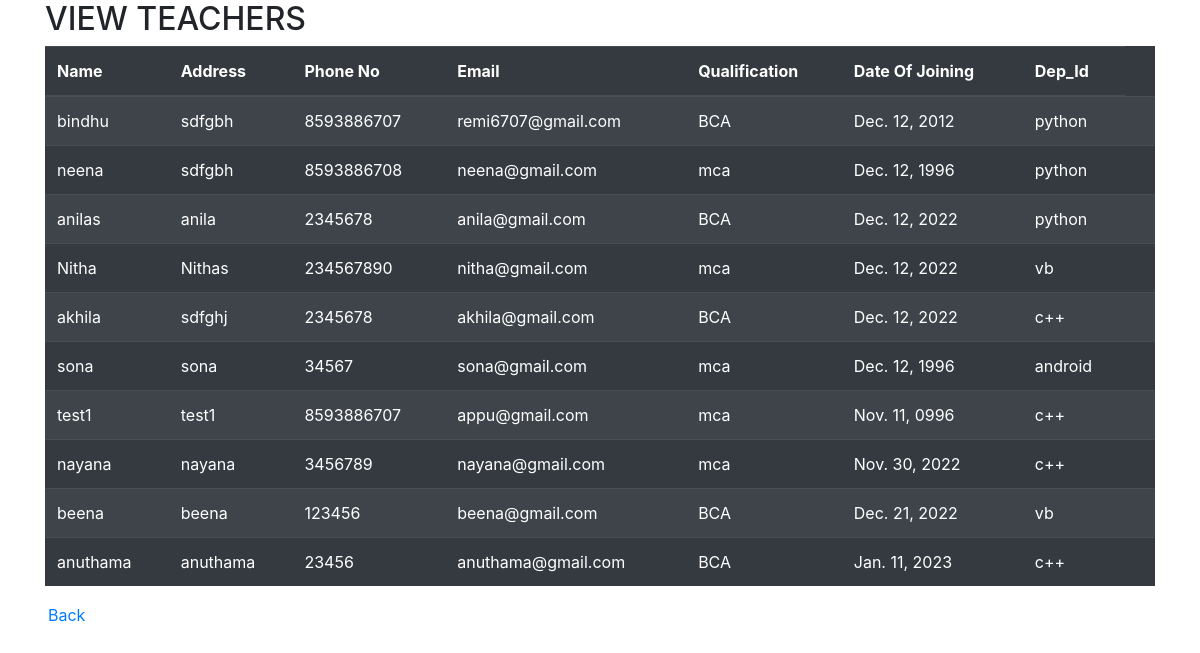
The app's page /teacherview/ with its own data.
### myapp/models.py (models this page shows)
class User(AbstractUser):
    name=models.CharField(max_length=100,verbose_name="Name")
    address=models.CharField(max_length=100,verbose_name="Address")
    phoneno=models.IntegerField(verbose_name="Phone")
    email=models.EmailField(verbose_name="Email")
    age=models.IntegerField(verbose_name="age")
    qualification=models.CharField(max_length=100,verbose_name="Qualification")
    djoin=models.DateField(verbose_name="Joining Date")
    dep_id = models.ForeignKey(Department, on_delete = models.CASCADE)
    status=models.IntegerField(verbose_name="Status", default='0')
    class Meta:
        db_table = "Usertable"

class Department(models.Model):
    dep_id= models.AutoField(primary_key=True,verbose_name="Depid")
    department=models.CharField(max_length=100,verbose_name="Department")
    def __str__(self):
        return self.department
    class Meta:
        db_table = "Department"

### myapp/views.py (the view)
# urls.py: path('teacherview/',views.teacherview,name="teacherview"),
def teacherview(request):
    tview=User.objects.filter(is_staff=1)
    return render(request,"teacherview.html",{'tview':tview})

### myapp/templates/teacherview.html (shortened to what this page needs)
<!DOCTYPE html>
<html lang="en">
<head>
  <link rel="stylesheet" href="https://cdn.jsdelivr.net/npm/bootstrap@4.6.1/dist/css/bootstrap.min.css">
</head>
<body>
<div class="container">
  <h2>VIEW TEACHERS</h2>
 <table class="table table-dark table-striped">
        <thead class="thead-dark">
        <tr>
            <th>Name</th>
            <th>Address</th>
            <th>Phone No</th>
            <th>Email</th>
            <th>Qualification</th>
            <th>Date Of Joining</th>
            <th>Dep_Id</th>
        </tr>
        </thead>
        <tbody>
    {% for i in tview %}
        <tr>
            <td>{{ i.name }}</td>
            <td>{{ i.address }}</td>
            <td>{{ i.phoneno }}</td>
            <td>{{ i.email }}</td>
            <td>{{ i.qualification }}</td>
            <td>{{ i.djoin }}</td>
            <td>{{ i.dep_id }}</td>
            <td>
            </td>
        </tr>
    {% endfor %}
        </tbody>
    </table>
    <table><tr><td><td>
        <a href="{% url 'adminhome1' %}">Back</a>
      </td>
      </tr>
      </table>
     </body>
</html>

### records on screen
User: name "bindhu", address "sdfgbh", phoneno "8593886707", email "remi6707@gmail.com", qualification "BCA", djoin "Dec. 12, 2012", dep_id "python"
User: name "neena", address "sdfgbh", phoneno "8593886708", email "neena@gmail.com", qualification "mca", djoin "Dec. 12, 1996", dep_id "python"
User: name "anilas", address "anila", phoneno "2345678", email "anila@gmail.com", qualification "BCA", djoin "Dec. 12, 2022", dep_id "python"
User: name "Nitha", address "Nithas", phoneno "234567890", email "nitha@gmail.com", qualification "mca", djoin "Dec. 12, 2022", dep_id "vb"
User: name "akhila", address "sdfghj", phoneno "2345678", email "akhila@gmail.com", qualification "BCA", djoin "Dec. 12, 2022", dep_id "c++"
User: name "sona", address "sona", phoneno "34567", email "sona@gmail.com", qualification "mca", djoin "Dec. 12, 1996", dep_id "android"
User: name "test1", address "test1", phoneno "8593886707", email "appu@gmail.com", qualification "mca", djoin "Nov. 11, 0996", dep_id "c++"
User: name "nayana", address "nayana", phoneno "3456789", email "nayana@gmail.com", qualification "mca", djoin "Nov. 30, 2022", dep_id "c++"
User: name "beena", address "beena", phoneno "123456", email "beena@gmail.com", qualification "BCA", djoin "Dec. 21, 2022", dep_id "vb"
User: name "anuthama", address "anuthama", phoneno "23456", email "anuthama@gmail.com", qualification "BCA", djoin "Jan. 11, 2023", dep_id "c++"
